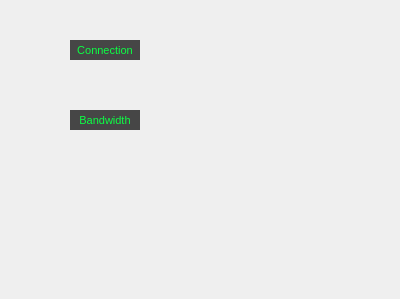
<?xml version="1.0" encoding="UTF-8"?>
<ui version="4.0">
 <class>Form</class>
 <widget class="QWidget" name="Form">
  <property name="geometry">
   <rect>
    <x>0</x>
    <y>0</y>
    <width>400</width>
    <height>299</height>
   </rect>
  </property>
  <property name="windowTitle">
   <string>Form</string>
  </property>
  <widget class="QFrame" name="frame">
   <property name="geometry">
    <rect>
     <x>0</x>
     <y>0</y>
     <width>141</width>
     <height>200</height>
    </rect>
   </property>
   <property name="frameShape">
    <enum>QFrame::NoFrame</enum>
   </property>
   <property name="frameShadow">
    <enum>QFrame::Raised</enum>
   </property>
   <widget class="PyDMDrawingImage" name="PyDMDrawingImage">
    <property name="geometry">
     <rect>
      <x>69</x>
      <y>60</y>
      <width>70</width>
      <height>50</height>
     </rect>
    </property>
    <property name="toolTip">
     <string/>
    </property>
    <property name="filename" stdset="0">
     <string>right-arrow.png</string>
    </property>
    <property name="aspectRatioMode" stdset="0">
     <enum>Qt::IgnoreAspectRatio</enum>
    </property>
   </widget>
   <widget class="PyDMEmbeddedDisplay" name="PyDMEmbeddedDisplay">
    <property name="geometry">
     <rect>
      <x>5</x>
      <y>1</y>
      <width>61</width>
      <height>190</height>
     </rect>
    </property>
    <property name="toolTip">
     <string/>
    </property>
    <property name="frameShape">
     <enum>QFrame::NoFrame</enum>
    </property>
    <property name="filename" stdset="0">
     <string>/afs/slac.stanford.edu/u/cd/kleleux/dev/mps_database/mps_database/temp/display/slots/${SLOT_FILE}</string>
    </property>
   </widget>
   <widget class="PyDMLabel" name="PyDMLabel">
    <property name="geometry">
     <rect>
      <x>70</x>
      <y>40</y>
      <width>70</width>
      <height>20</height>
     </rect>
    </property>
    <property name="font">
     <font>
      <pointsize>8</pointsize>
     </font>
    </property>
    <property name="toolTip">
     <string/>
    </property>
    <property name="styleSheet">
     <string notr="true">background-color: rgb(70, 70, 70);
color: rgb(12, 255, 68);</string>
    </property>
    <property name="text">
     <string>Connection</string>
    </property>
    <property name="alignment">
     <set>Qt::AlignCenter</set>
    </property>
    <property name="channel" stdset="0">
     <string>ca://${P_IN}:PGP_RX_${TYPE}_RDY_${PGP}</string>
    </property>
   </widget>
   <widget class="PyDMLabel" name="PyDMLabel_2">
    <property name="geometry">
     <rect>
      <x>70</x>
      <y>110</y>
      <width>70</width>
      <height>20</height>
     </rect>
    </property>
    <property name="font">
     <font>
      <pointsize>8</pointsize>
     </font>
    </property>
    <property name="toolTip">
     <string/>
    </property>
    <property name="styleSheet">
     <string notr="true">background-color: rgb(70, 70, 70);
color: rgb(12, 255, 68);</string>
    </property>
    <property name="text">
     <string>Bandwidth</string>
    </property>
    <property name="alignment">
     <set>Qt::AlignCenter</set>
    </property>
    <property name="precision" stdset="0">
     <number>1</number>
    </property>
    <property name="showUnits" stdset="0">
     <bool>true</bool>
    </property>
    <property name="precisionFromPV" stdset="0">
     <bool>false</bool>
    </property>
    <property name="channel" stdset="0">
     <string>ca://${P}:PGP_TX_MON_BANDWIDTH_0</string>
    </property>
   </widget>
  </widget>
 </widget>
 <customwidgets>
  <customwidget>
   <class>PyDMLabel</class>
   <extends>QLabel</extends>
   <header>pydm.widgets.label</header>
  </customwidget>
  <customwidget>
   <class>PyDMEmbeddedDisplay</class>
   <extends>QFrame</extends>
   <header>pydm.widgets.embedded_display</header>
  </customwidget>
  <customwidget>
   <class>PyDMDrawingImage</class>
   <extends>QWidget</extends>
   <header>pydm.widgets.drawing</header>
  </customwidget>
 </customwidgets>
 <resources/>
 <connections/>
</ui>
